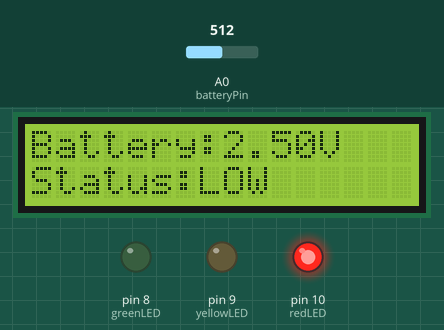
This sketch was run on a simulated Arduino Uno, built with avr-gcc and run on an emulated ATmega328P. Shown: 16×2 character LCD, output pins drawn as LEDs (lit = HIGH). Inputs (shaded band) come from the test bench; at power-on: A0 (batteryPin) = 512.

Above: at 1.2 s.
1.3 s: A0 (batteryPin) set to 596
At 3.1 s:
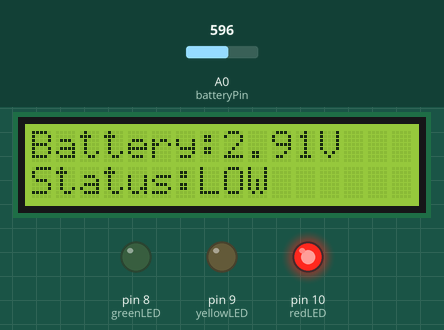
3.6 s: A0 (batteryPin) set to 624
At 5.3 s:
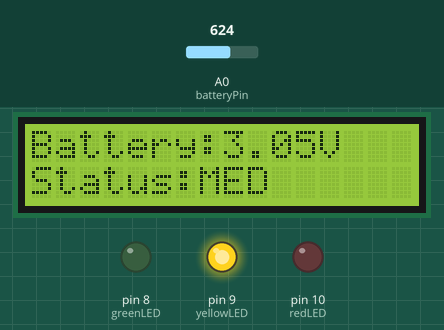
5.6 s: A0 (batteryPin) set to 803
At 7.4 s:
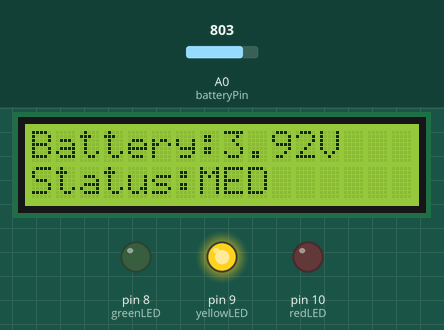
7.7 s: A0 (batteryPin) set to 834
At 9.4 s:
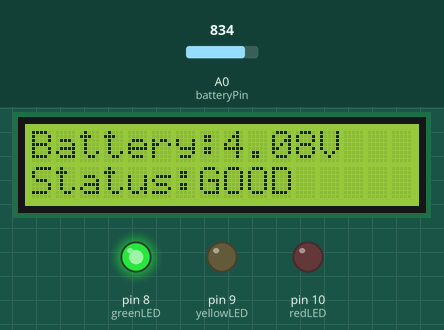
9.7 s: A0 (batteryPin) set to 511
At 11.8 s:
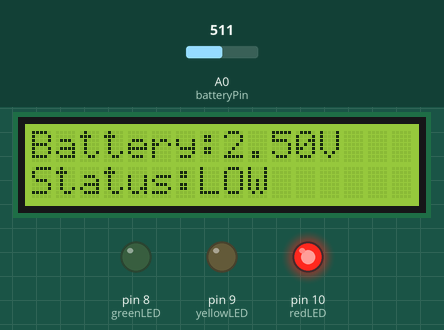
Timing chart, 0 to 12.8 s (numbered marks = the images above; inputs shaded):
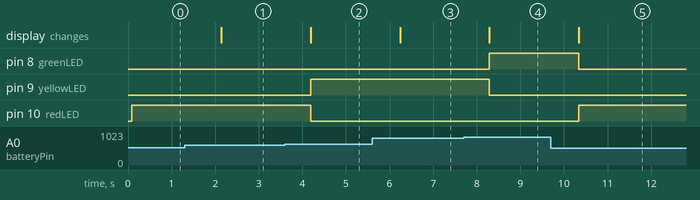

The sketch:

battery_monitor.ino
```cpp
#include <Wire.h>
#include <LiquidCrystal_I2C.h>

LiquidCrystal_I2C lcd(0x27,16,2);

int batteryPin = A0;

int greenLED = 8;
int yellowLED = 9;
int redLED = 10;

void setup() {

lcd.init();
lcd.backlight();

pinMode(greenLED, OUTPUT);
pinMode(yellowLED, OUTPUT);
pinMode(redLED, OUTPUT);

}

void loop() {

int value = analogRead(batteryPin);

float voltage = value * (5.0 / 1023.0);

lcd.setCursor(0,0);
lcd.print("Battery:");
lcd.print(voltage);
lcd.print("V");

lcd.setCursor(0,1);

if(voltage > 4)
{
lcd.print("Status:GOOD ");
digitalWrite(greenLED,HIGH);
digitalWrite(yellowLED,LOW);
digitalWrite(redLED,LOW);
}

else if(voltage > 3)
{
lcd.print("Status:MED  ");
digitalWrite(greenLED,LOW);
digitalWrite(yellowLED,HIGH);
digitalWrite(redLED,LOW);
}

else
{
lcd.print("Status:LOW  ");
digitalWrite(greenLED,LOW);
digitalWrite(yellowLED,LOW);
digitalWrite(redLED,HIGH);
}

delay(1000);

}
```

Measured:
- the behaviour switches between 613 and 614 on A0 (batteryPin) (found by bisection; images 1 and 2)
- the behaviour switches between 818 and 819 on A0 (batteryPin) (found by bisection; images 3 and 4)
- after the input at 1.3 s, the display: changes after 0.84 s (image 1)
- after the input at 3.6 s, pin 9 (yellowLED): LOW → HIGH after 0.59 s; pin 10 (redLED): HIGH → LOW after 0.59 s; the display: changes after 0.59 s (image 2)
- after the input at 5.6 s, the display: changes after 0.64 s (image 3)
- after the input at 7.7 s, pin 8 (greenLED): LOW → HIGH after 0.59 s; pin 9 (yellowLED): HIGH → LOW after 0.59 s; the display: changes after 0.59 s (image 4)
- after the input at 9.7 s, pin 8 (greenLED): HIGH → LOW after 0.64 s; pin 10 (redLED): LOW → HIGH after 0.64 s; the display: changes after 0.64 s (image 5)
